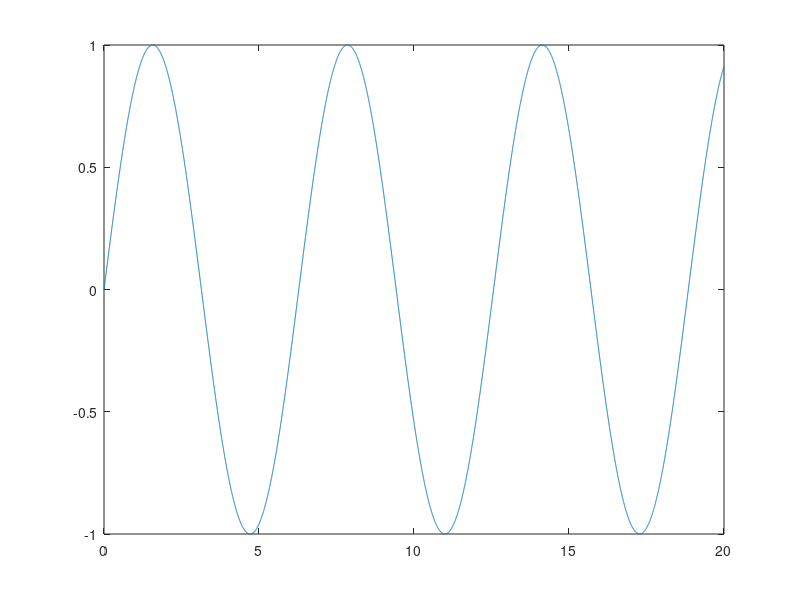

Source code (MATLAB): (Note: this script raises an error after producing the figure.)
%   Author: Kurtis Harms
%   Student #38764114
%   MECH 358 Lab 0
%   Purpose: Problem 1
%   Required Files:
clear all;
% declare a global n to share between files
global n;

% all of our possible values for n
n_values = [1,5,9,15];
% time domain
t_interval = [0,20];
% initial values for u, and u' respectively
x_init = [0,1];

% The analytical solution is u(t)=sin(t)
t = linspace(t_interval(1),t_interval(2),10000);
u = sin(t);
figure(1);
plot(t,u);

n = 1;
hold on;
[t,y] = ode45(@problem1odefunc, t_interval, x_init);
plot(t,y(:,1),'-g')
xlabel('t [s]');
ylabel('u(t)');
legend('Analytical Solution','Numerical Solution');
title('Problem 1.1: Analytical and Numerical Solution with n=1');

figure(2);
hold on;
colors = ['r','b','g','k'];  
i = 1;
   

for n = n_values 
    [t,y] = ode45(@problem1odefunc, t_interval, x_init);
    plot(t,y(:,1),colors(i))
    i = i+1;
end

xlabel('t [s]');
ylabel('u(t)');
legend('u(t) with n=1','u(t) with n=5','u(t) with n=9','u(t) with n=15');
title('u(t) with n=1,5,9,15');




% Part 3
figure(3);
hold on;
colors = ['r','b','g','k'];  
i = 1;
   

for n = n_values 
    [t,y] = ode45(@problem1odefunc, t_interval, x_init);
    energy = 0.5.*(y(:,2).^2)+(y(:,1).^(n+1))/(n+1);
    plot(t,energy,colors(i))
    i = i+1;
end

xlabel('t [s]');
ylabel('energy(t)');
legend('energy with n=1','energy with n=5','energy with n=9','energy with n=15');
title('Energy vs. Time with n=1,5,9,15');











